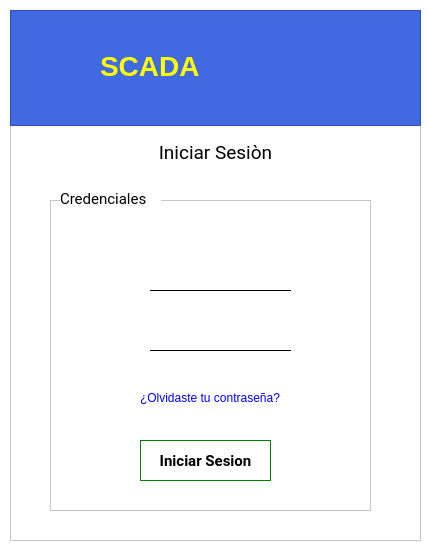
<?xml version="1.0" encoding="UTF-8"?>
<ui version="4.0">
 <class>Login</class>
 <widget class="QWidget" name="Login">
  <property name="geometry">
   <rect>
    <x>0</x>
    <y>0</y>
    <width>427</width>
    <height>548</height>
   </rect>
  </property>
  <property name="sizePolicy">
   <sizepolicy hsizetype="Preferred" vsizetype="Maximum">
    <horstretch>0</horstretch>
    <verstretch>0</verstretch>
   </sizepolicy>
  </property>
  <property name="font">
   <font>
    <family>Noto Serif</family>
    <pointsize>11</pointsize>
    <weight>75</weight>
    <bold>true</bold>
   </font>
  </property>
  <property name="contextMenuPolicy">
   <enum>Qt::NoContextMenu</enum>
  </property>
  <property name="windowTitle">
   <string>Sistema SCADA</string>
  </property>
  <property name="windowIcon">
   <iconset>
    <normaloff>../../../../.designer/if_16_1751363.ico</normaloff>../../../../.designer/if_16_1751363.ico</iconset>
  </property>
  <property name="styleSheet">
   <string notr="true">background-color: rgb(255, 255, 255);</string>
  </property>
  <property name="inputMethodHints">
   <set>Qt::ImhSensitiveData</set>
  </property>
  <widget class="QFrame" name="MainFrame">
   <property name="geometry">
    <rect>
     <x>10</x>
     <y>10</y>
     <width>411</width>
     <height>531</height>
    </rect>
   </property>
   <property name="frameShape">
    <enum>QFrame::StyledPanel</enum>
   </property>
   <property name="frameShadow">
    <enum>QFrame::Raised</enum>
   </property>
   <widget class="QLabel" name="label_3">
    <property name="geometry">
     <rect>
      <x>310</x>
      <y>20</y>
      <width>71</width>
      <height>71</height>
     </rect>
    </property>
    <property name="styleSheet">
     <string notr="true">background-color: rgb(65, 105, 225);</string>
    </property>
    <property name="text">
     <string/>
    </property>
    <property name="pixmap">
     <pixmap>:/source/img/iiie.png</pixmap>
    </property>
   </widget>
   <widget class="QLabel" name="label">
    <property name="geometry">
     <rect>
      <x>10</x>
      <y>5</y>
      <width>81</width>
      <height>101</height>
     </rect>
    </property>
    <property name="styleSheet">
     <string notr="true">background-color: rgb(65, 105, 225);</string>
    </property>
    <property name="text">
     <string/>
    </property>
    <property name="pixmap">
     <pixmap>:/source/img/logo.png</pixmap>
    </property>
   </widget>
   <widget class="QFrame" name="frame_2">
    <property name="geometry">
     <rect>
      <x>40</x>
      <y>190</y>
      <width>321</width>
      <height>311</height>
     </rect>
    </property>
    <property name="frameShape">
     <enum>QFrame::StyledPanel</enum>
    </property>
    <property name="frameShadow">
     <enum>QFrame::Raised</enum>
    </property>
    <widget class="QLabel" name="label_6">
     <property name="geometry">
      <rect>
       <x>40</x>
       <y>50</y>
       <width>41</width>
       <height>41</height>
      </rect>
     </property>
     <property name="text">
      <string/>
     </property>
     <property name="pixmap">
      <pixmap>:/source/img/Usuario.png</pixmap>
     </property>
    </widget>
    <widget class="QLineEdit" name="txtUsuario">
     <property name="geometry">
      <rect>
       <x>100</x>
       <y>70</y>
       <width>141</width>
       <height>21</height>
      </rect>
     </property>
     <property name="styleSheet">
      <string notr="true">border-bottom:1px solid black;border-top:none;</string>
     </property>
    </widget>
    <widget class="QLabel" name="label_7">
     <property name="geometry">
      <rect>
       <x>40</x>
       <y>110</y>
       <width>51</width>
       <height>51</height>
      </rect>
     </property>
     <property name="text">
      <string/>
     </property>
     <property name="pixmap">
      <pixmap>:/source/img/Password.png</pixmap>
     </property>
    </widget>
    <widget class="QLineEdit" name="txtPassword">
     <property name="geometry">
      <rect>
       <x>100</x>
       <y>130</y>
       <width>141</width>
       <height>21</height>
      </rect>
     </property>
     <property name="styleSheet">
      <string notr="true">border-bottom:1px solid black;border-top:none;</string>
     </property>
     <property name="echoMode">
      <enum>QLineEdit::Password</enum>
     </property>
    </widget>
    <widget class="QLabel" name="lblForgottenPass">
     <property name="geometry">
      <rect>
       <x>90</x>
       <y>190</y>
       <width>161</width>
       <height>16</height>
      </rect>
     </property>
     <property name="font">
      <font>
       <pointsize>9</pointsize>
      </font>
     </property>
     <property name="cursor">
      <cursorShape>PointingHandCursor</cursorShape>
     </property>
     <property name="styleSheet">
      <string notr="true">QLabel{color: rgb(0, 0, 255); }lblForgottenPass:hover{color:rgb(0,0,125);}</string>
     </property>
     <property name="text">
      <string>¿Olvidaste tu contraseña?</string>
     </property>
     <property name="textInteractionFlags">
      <set>Qt::TextBrowserInteraction</set>
     </property>
    </widget>
    <widget class="QPushButton" name="btnAceptar">
     <property name="geometry">
      <rect>
       <x>90</x>
       <y>240</y>
       <width>131</width>
       <height>41</height>
      </rect>
     </property>
     <property name="font">
      <font>
       <family>Roboto</family>
       <pointsize>11</pointsize>
       <weight>75</weight>
       <bold>true</bold>
      </font>
     </property>
     <property name="styleSheet">
      <string notr="true">border:1px solid green;</string>
     </property>
     <property name="text">
      <string>Iniciar Sesion</string>
     </property>
     <property name="icon">
      <iconset>
       <normaloff>:/source/img/OK.png</normaloff>:/source/img/OK.png</iconset>
     </property>
     <property name="iconSize">
      <size>
       <width>24</width>
       <height>24</height>
      </size>
     </property>
     <property name="shortcut">
      <string notr="true"/>
     </property>
     <property name="checkable">
      <bool>false</bool>
     </property>
     <property name="flat">
      <bool>true</bool>
     </property>
    </widget>
   </widget>
   <widget class="QLabel" name="label_4">
    <property name="geometry">
     <rect>
      <x>130</x>
      <y>130</y>
      <width>151</width>
      <height>25</height>
     </rect>
    </property>
    <property name="font">
     <font>
      <family>Roboto</family>
      <pointsize>14</pointsize>
     </font>
    </property>
    <property name="text">
     <string>Iniciar Sesiòn</string>
    </property>
    <property name="alignment">
     <set>Qt::AlignCenter</set>
    </property>
   </widget>
   <widget class="QLabel" name="label_5">
    <property name="geometry">
     <rect>
      <x>50</x>
      <y>180</y>
      <width>101</width>
      <height>17</height>
     </rect>
    </property>
    <property name="font">
     <font>
      <family>Roboto</family>
      <pointsize>11</pointsize>
     </font>
    </property>
    <property name="text">
     <string>Credenciales</string>
    </property>
   </widget>
   <widget class="QLabel" name="label_2">
    <property name="geometry">
     <rect>
      <x>90</x>
      <y>40</y>
      <width>111</width>
      <height>31</height>
     </rect>
    </property>
    <property name="font">
     <font>
      <pointsize>21</pointsize>
      <weight>75</weight>
      <bold>true</bold>
     </font>
    </property>
    <property name="autoFillBackground">
     <bool>false</bool>
    </property>
    <property name="styleSheet">
     <string notr="true">color: rgb(255, 255, 0);background-color: rgb(65, 105, 225);</string>
    </property>
    <property name="text">
     <string>SCADA</string>
    </property>
   </widget>
   <widget class="QPushButton" name="btnExit">
    <property name="geometry">
     <rect>
      <x>385</x>
      <y>5</y>
      <width>24</width>
      <height>24</height>
     </rect>
    </property>
    <property name="text">
     <string/>
    </property>
    <property name="icon">
     <iconset>
      <normaloff>:/source/img/Cancelar.png</normaloff>:/source/img/Cancelar.png</iconset>
    </property>
    <property name="iconSize">
     <size>
      <width>24</width>
      <height>24</height>
     </size>
    </property>
    <property name="flat">
     <bool>true</bool>
    </property>
   </widget>
   <widget class="QGraphicsView" name="graphicsView">
    <property name="geometry">
     <rect>
      <x>0</x>
      <y>0</y>
      <width>411</width>
      <height>116</height>
     </rect>
    </property>
    <property name="autoFillBackground">
     <bool>true</bool>
    </property>
    <property name="styleSheet">
     <string notr="true">background-color: rgb(65, 105, 225);</string>
    </property>
   </widget>
   <zorder>frame_2</zorder>
   <zorder>label_4</zorder>
   <zorder>label_5</zorder>
   <zorder>graphicsView</zorder>
   <zorder>label</zorder>
   <zorder>label_2</zorder>
   <zorder>label_3</zorder>
   <zorder>btnExit</zorder>
  </widget>
 </widget>
 <resources>
  <include location="../resources/resources.qrc"/>
  <include location="../resources/resources.qrc"/>
 </resources>
 <connections/>
</ui>
